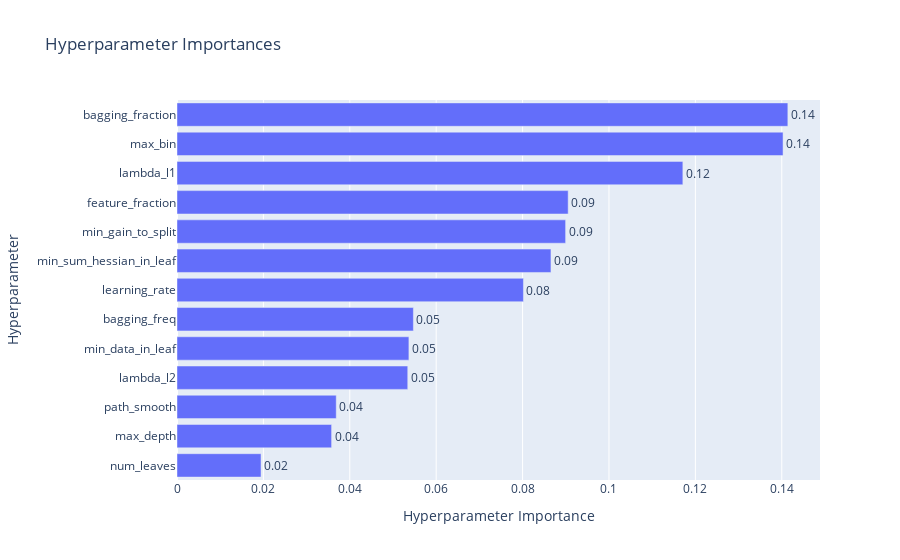
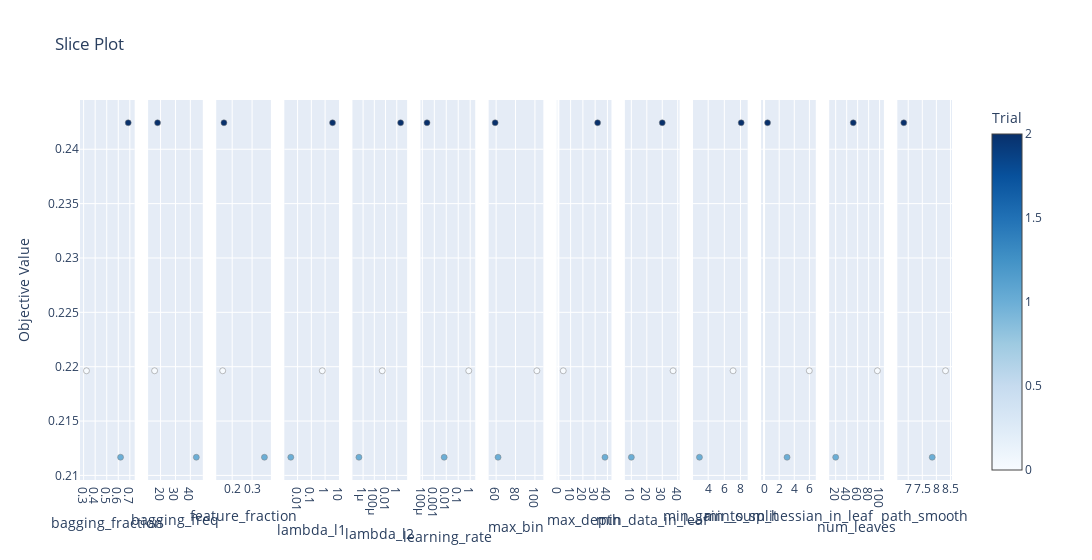

Source (notebook cell) for these figures, in order:
### Code cell
memo = "add TrueSkill(sigma, max, min) in each racing, reduce features. n_rials=50."
model, df_pred = model_tuner.simple_lightGBM(df4, feature_col2, memo=memo, n_trials=3, save_result=False, visualization=True)

### Figure 1 — Plotly figure (JSON) as saved in the notebook; plotly's stock layout.template omitted (floating-point values rounded to 4 significant figures)
{"data": [{"cliponaxis": false, "hovertemplate": ["num_leaves (IntDistribution): 0.019452563053113724<extra></extra>", "max_depth (IntDistribution): 0.035788983215214426<extra></extra>", "path_smooth (FloatDistribution): 0.036861570292400635<extra></extra>", "lambda_l2 (FloatDistribution): 0.053416304361508786<extra></extra>", "min_data_in_leaf (IntDistribution): 0.053683474822821646<extra></extra>", "bagging_freq (IntDistribution): 0.05471881436713353<extra></extra>", "learning_rate (FloatDistribution): 0.08019593566614563<extra></extra>", "min_sum_hessian_in_leaf (FloatDistribution): 0.08656606050083548<extra></extra>", "min_gain_to_split (FloatDistribution): 0.0899621289108921<extra></extra>", "feature_fraction (FloatDistribution): 0.09055203015438391<extra></extra>", "lambda_l1 (FloatDistribution): 0.11710216901752622<extra></extra>", "max_bin (IntDistribution): 0.14029401745313685<extra></extra>", "bagging_fraction (FloatDistribution): 0.14140594818488697<extra></extra>"], "name": "Objective Value", "orientation": "h", "text": ["0.02", "0.04", "0.04", "0.05", "0.05", "0.05", "0.08", "0.09", "0.09", "0.09", "0.12", "0.14", "0.14"], "textposition": "outside", "type": "bar", "x": [0.01945, 0.03579, 0.03686, 0.05342, 0.05368, 0.05472, 0.0802, 0.08657, 0.08996, 0.09055, 0.1171, 0.1403, 0.1414], "y": ["num_leaves", "max_depth", "path_smooth", "lambda_l2", "min_data_in_leaf", "bagging_freq", "learning_rate", "min_sum_hessian_in_leaf", "min_gain_to_split", "feature_fraction", "lambda_l1", "max_bin", "bagging_fraction"]}], "layout": {"title": {"text": "Hyperparameter Importances"}, "xaxis": {"title": {"text": "Hyperparameter Importance"}}, "yaxis": {"title": {"text": "Hyperparameter"}}}}

### Figure 2 — Plotly figure (JSON) as saved in the notebook; plotly's stock layout.template omitted (floating-point values rounded to 4 significant figures)
{"data": [{"marker": {"color": [0, 1, 2], "colorbar": {"title": {"text": "Trial"}, "x": 1, "xpad": 40}, "colorscale": [[0, "rgb(247,251,255)"], [0.125, "rgb(222,235,247)"], [0.25, "rgb(198,219,239)"], [0.375, "rgb(158,202,225)"], [0.5, "rgb(107,174,214)"], [0.625, "rgb(66,146,198)"], [0.75, "rgb(33,113,181)"], [0.875, "rgb(8,81,156)"], [1, "rgb(8,48,107)"]], "line": {"color": "Grey", "width": 0.5}, "showscale": true}, "mode": "markers", "name": "Feasible Trial", "showlegend": false, "type": "scatter", "x": [0.3248, 0.6198, 0.686], "xaxis": "x", "y": [0.2196, 0.2117, 0.2424], "yaxis": "y"}, {"marker": {"color": [0, 1, 2], "colorbar": {"title": {"text": "Trial"}, "x": 1, "xpad": 40}, "colorscale": [[0, "rgb(247,251,255)"], [0.125, "rgb(222,235,247)"], [0.25, "rgb(198,219,239)"], [0.375, "rgb(158,202,225)"], [0.5, "rgb(107,174,214)"], [0.625, "rgb(66,146,198)"], [0.75, "rgb(33,113,181)"], [0.875, "rgb(8,81,156)"], [1, "rgb(8,48,107)"]], "line": {"color": "Grey", "width": 0.5}, "showscale": false}, "mode": "markers", "name": "Feasible Trial", "showlegend": false, "type": "scatter", "x": [16, 44, 18], "xaxis": "x2", "y": [0.2196, 0.2117, 0.2424], "yaxis": "y2"}, {"marker": {"color": [0, 1, 2], "colorbar": {"title": {"text": "Trial"}, "x": 1, "xpad": 40}, "colorscale": [[0, "rgb(247,251,255)"], [0.125, "rgb(222,235,247)"], [0.25, "rgb(198,219,239)"], [0.375, "rgb(158,202,225)"], [0.5, "rgb(107,174,214)"], [0.625, "rgb(66,146,198)"], [0.75, "rgb(33,113,181)"], [0.875, "rgb(8,81,156)"], [1, "rgb(8,48,107)"]], "line": {"color": "Grey", "width": 0.5}, "showscale": false}, "mode": "markers", "name": "Feasible Trial", "showlegend": false, "type": "scatter", "x": [0.1523, 0.3621, 0.1585], "xaxis": "x3", "y": [0.2196, 0.2117, 0.2424], "yaxis": "y3"}, {"marker": {"color": [0, 1, 2], "colorbar": {"title": {"text": "Trial"}, "x": 1, "xpad": 40}, "colorscale": [[0, "rgb(247,251,255)"], [0.125, "rgb(222,235,247)"], [0.25, "rgb(198,219,239)"], [0.375, "rgb(158,202,225)"], [0.5, "rgb(107,174,214)"], [0.625, "rgb(66,146,198)"], [0.75, "rgb(33,113,181)"], [0.875, "rgb(8,81,156)"], [1, "rgb(8,48,107)"]], "line": {"color": "Grey", "width": 0.5}, "showscale": false}, "mode": "markers", "name": "Feasible Trial", "showlegend": false, "type": "scatter", "x": [0.6246, 0.003211, 3.467], "xaxis": "x4", "y": [0.2196, 0.2117, 0.2424], "yaxis": "y4"}, {"marker": {"color": [0, 1, 2], "colorbar": {"title": {"text": "Trial"}, "x": 1, "xpad": 40}, "colorscale": [[0, "rgb(247,251,255)"], [0.125, "rgb(222,235,247)"], [0.25, "rgb(198,219,239)"], [0.375, "rgb(158,202,225)"], [0.5, "rgb(107,174,214)"], [0.625, "rgb(66,146,198)"], [0.75, "rgb(33,113,181)"], [0.875, "rgb(8,81,156)"], [1, "rgb(8,48,107)"]], "line": {"color": "Grey", "width": 0.5}, "showscale": false}, "mode": "markers", "name": "Feasible Trial", "showlegend": false, "type": "scatter", "x": [0.002571, 1.801e-07, 4.906], "xaxis": "x5", "y": [0.2196, 0.2117, 0.2424], "yaxis": "y5"}, {"marker": {"color": [0, 1, 2], "colorbar": {"title": {"text": "Trial"}, "x": 1, "xpad": 40}, "colorscale": [[0, "rgb(247,251,255)"], [0.125, "rgb(222,235,247)"], [0.25, "rgb(198,219,239)"], [0.375, "rgb(158,202,225)"], [0.5, "rgb(107,174,214)"], [0.625, "rgb(66,146,198)"], [0.75, "rgb(33,113,181)"], [0.875, "rgb(8,81,156)"], [1, "rgb(8,48,107)"]], "line": {"color": "Grey", "width": 0.5}, "showscale": false}, "mode": "markers", "name": "Feasible Trial", "showlegend": false, "type": "scatter", "x": [0.7579, 0.006672, 0.0002459], "xaxis": "x6", "y": [0.2196, 0.2117, 0.2424], "yaxis": "y6"}, {"marker": {"color": [0, 1, 2], "colorbar": {"title": {"text": "Trial"}, "x": 1, "xpad": 40}, "colorscale": [[0, "rgb(247,251,255)"], [0.125, "rgb(222,235,247)"], [0.25, "rgb(198,219,239)"], [0.375, "rgb(158,202,225)"], [0.5, "rgb(107,174,214)"], [0.625, "rgb(66,146,198)"], [0.75, "rgb(33,113,181)"], [0.875, "rgb(8,81,156)"], [1, "rgb(8,48,107)"]], "line": {"color": "Grey", "width": 0.5}, "showscale": false}, "mode": "markers", "name": "Feasible Trial", "showlegend": false, "type": "scatter", "x": [102, 62, 59], "xaxis": "x7", "y": [0.2196, 0.2117, 0.2424], "yaxis": "y7"}, {"marker": {"color": [0, 1, 2], "colorbar": {"title": {"text": "Trial"}, "x": 1, "xpad": 40}, "colorscale": [[0, "rgb(247,251,255)"], [0.125, "rgb(222,235,247)"], [0.25, "rgb(198,219,239)"], [0.375, "rgb(158,202,225)"], [0.5, "rgb(107,174,214)"], [0.625, "rgb(66,146,198)"], [0.75, "rgb(33,113,181)"], [0.875, "rgb(8,81,156)"], [1, "rgb(8,48,107)"]], "line": {"color": "Grey", "width": 0.5}, "showscale": false}, "mode": "markers", "name": "Feasible Trial", "showlegend": false, "type": "scatter", "x": [4, 38, 32], "xaxis": "x8", "y": [0.2196, 0.2117, 0.2424], "yaxis": "y8"}, {"marker": {"color": [0, 1, 2], "colorbar": {"title": {"text": "Trial"}, "x": 1, "xpad": 40}, "colorscale": [[0, "rgb(247,251,255)"], [0.125, "rgb(222,235,247)"], [0.25, "rgb(198,219,239)"], [0.375, "rgb(158,202,225)"], [0.5, "rgb(107,174,214)"], [0.625, "rgb(66,146,198)"], [0.75, "rgb(33,113,181)"], [0.875, "rgb(8,81,156)"], [1, "rgb(8,48,107)"]], "line": {"color": "Grey", "width": 0.5}, "showscale": false}, "mode": "markers", "name": "Feasible Trial", "showlegend": false, "type": "scatter", "x": [37, 10, 30], "xaxis": "x9", "y": [0.2196, 0.2117, 0.2424], "yaxis": "y9"}, {"marker": {"color": [0, 1, 2], "colorbar": {"title": {"text": "Trial"}, "x": 1, "xpad": 40}, "colorscale": [[0, "rgb(247,251,255)"], [0.125, "rgb(222,235,247)"], [0.25, "rgb(198,219,239)"], [0.375, "rgb(158,202,225)"], [0.5, "rgb(107,174,214)"], [0.625, "rgb(66,146,198)"], [0.75, "rgb(33,113,181)"], [0.875, "rgb(8,81,156)"], [1, "rgb(8,48,107)"]], "line": {"color": "Grey", "width": 0.5}, "showscale": false}, "mode": "markers", "name": "Feasible Trial", "showlegend": false, "type": "scatter", "x": [7.081, 2.921, 8.084], "xaxis": "x10", "y": [0.2196, 0.2117, 0.2424], "yaxis": "y10"}, {"marker": {"color": [0, 1, 2], "colorbar": {"title": {"text": "Trial"}, "x": 1, "xpad": 40}, "colorscale": [[0, "rgb(247,251,255)"], [0.125, "rgb(222,235,247)"], [0.25, "rgb(198,219,239)"], [0.375, "rgb(158,202,225)"], [0.5, "rgb(107,174,214)"], [0.625, "rgb(66,146,198)"], [0.75, "rgb(33,113,181)"], [0.875, "rgb(8,81,156)"], [1, "rgb(8,48,107)"]], "line": {"color": "Grey", "width": 0.5}, "showscale": false}, "mode": "markers", "name": "Feasible Trial", "showlegend": false, "type": "scatter", "x": [5.987, 3.042, 0.4645], "xaxis": "x11", "y": [0.2196, 0.2117, 0.2424], "yaxis": "y11"}, {"marker": {"color": [0, 1, 2], "colorbar": {"title": {"text": "Trial"}, "x": 1, "xpad": 40}, "colorscale": [[0, "rgb(247,251,255)"], [0.125, "rgb(222,235,247)"], [0.25, "rgb(198,219,239)"], [0.375, "rgb(158,202,225)"], [0.5, "rgb(107,174,214)"], [0.625, "rgb(66,146,198)"], [0.75, "rgb(33,113,181)"], [0.875, "rgb(8,81,156)"], [1, "rgb(8,48,107)"]], "line": {"color": "Grey", "width": 0.5}, "showscale": false}, "mode": "markers", "name": "Feasible Trial", "showlegend": false, "type": "scatter", "x": [96, 20, 52], "xaxis": "x12", "y": [0.2196, 0.2117, 0.2424], "yaxis": "y12"}, {"marker": {"color": [0, 1, 2], "colorbar": {"title": {"text": "Trial"}, "x": 1, "xpad": 40}, "colorscale": [[0, "rgb(247,251,255)"], [0.125, "rgb(222,235,247)"], [0.25, "rgb(198,219,239)"], [0.375, "rgb(158,202,225)"], [0.5, "rgb(107,174,214)"], [0.625, "rgb(66,146,198)"], [0.75, "rgb(33,113,181)"], [0.875, "rgb(8,81,156)"], [1, "rgb(8,48,107)"]], "line": {"color": "Grey", "width": 0.5}, "showscale": false}, "mode": "markers", "name": "Feasible Trial", "showlegend": false, "type": "scatter", "x": [8.324, 7.852, 6.842], "xaxis": "x13", "y": [0.2196, 0.2117, 0.2424], "yaxis": "y13"}], "layout": {"title": {"text": "Slice Plot"}, "width": 3900, "xaxis": {"anchor": "y", "domain": [0, 0.06272], "title": {"text": "bagging_fraction"}}, "xaxis10": {"anchor": "y10", "domain": [0.703, 0.7657], "title": {"text": "min_gain_to_split"}}, "xaxis11": {"anchor": "y11", "domain": [0.7811, 0.8438], "title": {"text": "min_sum_hessian_in_leaf"}}, "xaxis12": {"anchor": "y12", "domain": [0.8592, 0.9219], "title": {"text": "num_leaves"}}, "xaxis13": {"anchor": "y13", "domain": [0.9373, 1.0], "title": {"text": "path_smooth"}}, "xaxis2": {"anchor": "y2", "domain": [0.07811, 0.1408], "title": {"text": "bagging_freq"}}, "xaxis3": {"anchor": "y3", "domain": [0.1562, 0.2189], "title": {"text": "feature_fraction"}}, "xaxis4": {"anchor": "y4", "domain": [0.2343, 0.297], "title": {"text": "lambda_l1"}, "type": "log"}, "xaxis5": {"anchor": "y5", "domain": [0.3124, 0.3751], "title": {"text": "lambda_l2"}, "type": "log"}, "xaxis6": {"anchor": "y6", "domain": [0.3905, 0.4533], "title": {"text": "learning_rate"}, "type": "log"}, "xaxis7": {"anchor": "y7", "domain": [0.4686, 0.5314], "title": {"text": "max_bin"}}, "xaxis8": {"anchor": "y8", "domain": [0.5467, 0.6095], "title": {"text": "max_depth"}}, "xaxis9": {"anchor": "y9", "domain": [0.6249, 0.6876], "title": {"text": "min_data_in_leaf"}}, "yaxis": {"anchor": "x", "domain": [0, 1], "title": {"text": "Objective Value"}}, "yaxis10": {"anchor": "x10", "domain": [0, 1], "matches": "y", "showticklabels": false}, "yaxis11": {"anchor": "x11", "domain": [0, 1], "matches": "y", "showticklabels": false}, "yaxis12": {"anchor": "x12", "domain": [0, 1], "matches": "y", "showticklabels": false}, "yaxis13": {"anchor": "x13", "domain": [0, 1], "matches": "y", "showticklabels": false}, "yaxis2": {"anchor": "x2", "domain": [0, 1], "matches": "y", "showticklabels": false}, "yaxis3": {"anchor": "x3", "domain": [0, 1], "matches": "y", "showticklabels": false}, "yaxis4": {"anchor": "x4", "domain": [0, 1], "matches": "y", "showticklabels": false}, "yaxis5": {"anchor": "x5", "domain": [0, 1], "matches": "y", "showticklabels": false}, "yaxis6": {"anchor": "x6", "domain": [0, 1], "matches": "y", "showticklabels": false}, "yaxis7": {"anchor": "x7", "domain": [0, 1], "matches": "y", "showticklabels": false}, "yaxis8": {"anchor": "x8", "domain": [0, 1], "matches": "y", "showticklabels": false}, "yaxis9": {"anchor": "x9", "domain": [0, 1], "matches": "y", "showticklabels": false}}}
